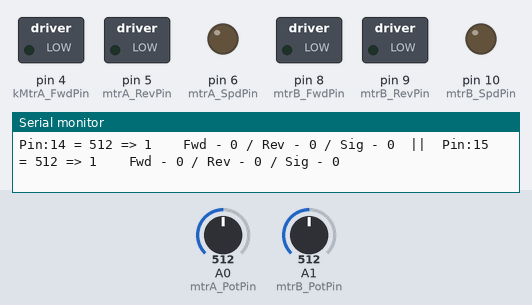
The sketch below on a simulated Arduino Uno, built with avr-gcc and run on an emulated ATmega328P. On the bench: switched loads named in the sketch (green lamp = pin HIGH), output pins drawn as LEDs (lit = HIGH), the last lines printed to the serial monitor. The inputs (shaded band) are chosen by the test bench; at power-on: A0 (mtrA_PotPin) = 512, A1 (mtrB_PotPin) = 512.

Above: at 3.2 s.
3.3 s: A0 (mtrA_PotPin) set to 550
5.2 s: A0 (mtrA_PotPin) set to 571
At 7.1 s:
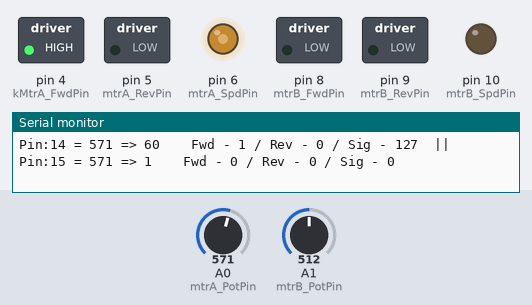
7.6 s: A1 (mtrB_PotPin) set to 553
9.4 s: A1 (mtrB_PotPin) set to 575
At 11.2 s:
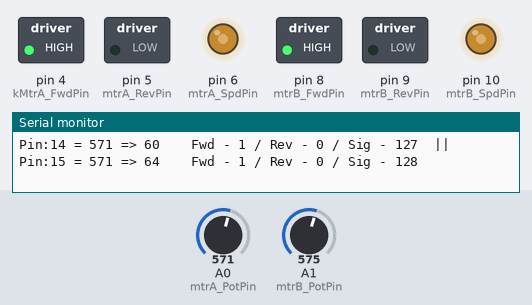
11.8 s: A0 (mtrA_PotPin) set to 511
At 13.3 s:
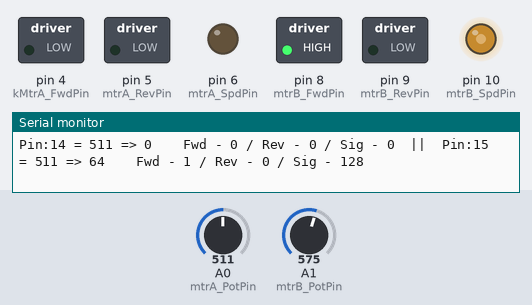
13.9 s: A1 (mtrB_PotPin) set to 716
At 16.0 s:
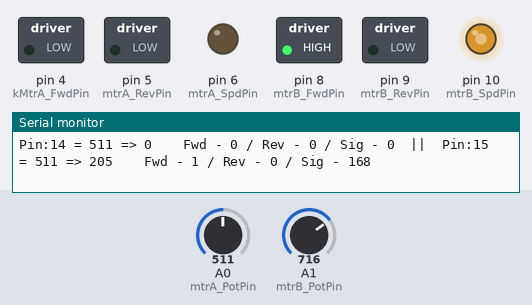
Timing chart, 0 to 17.0 s (numbered marks = the images above; inputs shaded):
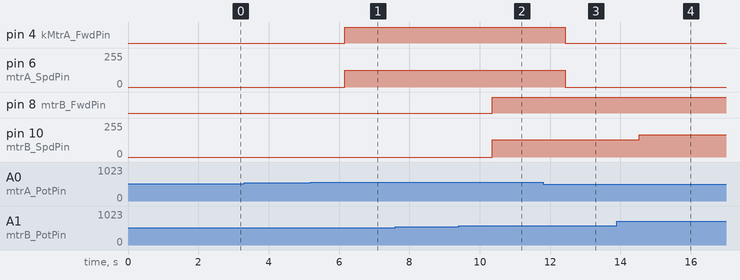

The sketch:

DiffModule02.ino
```cpp
/*
 * Author: Jim Hofmann
 * History
 * 2022/06/03 Rev: 0.1 - Test motors and interaction using pots.
 * 2022/06/03 Rev: 0.2 - Start isolating code modules
 *
 * This is to test the differential swerve module motors and interaction.
 * It is 3d printed and mechanically not tight but good for demo purposes.
 * I am running 2 TT motors (3 - 6 VDC) thru a L298N motor(s) controller.  PS is a buck convertor set at 7.2 vdc.
 * With 7.2 volts applied to the controller the motors need 3.2 VDC to move.  This is 125 pwm signal and max's at 255.
 * To reverse the motor requires reversing the signals at In1 & In2, Fwd & Rev.
 * I am using 2 pots to control the motors.  The pot read 0 - 1023 counts.  I scale this -511 to +512.
 * I then apply 10% deadband +/-50 counts around the zero reading.  I then scale this to a pwm signal from minimum
 * pwm, 25, to move the motor, 3 vdc to 255, 6 vdc.
 */

const uint8_t kMtrA_FwdPin = 4; // Motor A pin assignments
const uint8_t mtrA_RevPin = 5;
const uint8_t mtrA_SpdPin = 6;
const uint8_t mtrA_PotPin = A0;

const uint8_t mtrB_FwdPin = 8; // Motor B pin assignments
const uint8_t mtrB_RevPin = 9;
const uint8_t mtrB_SpdPin = 10;
const uint8_t mtrB_PotPin = A1;

int16_t mtrA_Sig = 0; // Cmd signals
int16_t mtrB_Sig = 0;

bool tmpB = false;

int readPot(int potPin, int inDB = 50, int sigMin = 125);         //Define function to read potentiometer and scale.
void cmdMotor(int mtrX_Sig, int fwdPin, int revPin, int sigPin);  //Define function to issue motor command(s).

void setup()
{
	// put your setup code here, to run once:
	Serial.begin(9600);
	Serial.println("Hello!");
	delay(2000);

	pinMode(kMtrA_FwdPin, OUTPUT); // Define DIO type
	pinMode(mtrA_RevPin, OUTPUT);
	pinMode(mtrA_SpdPin, OUTPUT);

	pinMode(mtrB_FwdPin, OUTPUT);
	pinMode(mtrB_RevPin, OUTPUT);
	pinMode(mtrB_SpdPin, OUTPUT);
}

void loop()
{
	// put your main code here, to run repeatedly:

	//=================== Motor A =========================
	mtrA_Sig = readPot(mtrA_PotPin, 50, 125);   //Read and scale the pot
	cmdMotor(mtrA_Sig, kMtrA_FwdPin, mtrA_RevPin, mtrA_SpdPin); // Controlling spin direction of motors
    Serial.print("  ||  ");

	//=================== Motor B =========================
	mtrB_Sig = readPot(mtrB_PotPin);   //Read and scale the pot
	cmdMotor(mtrB_Sig, mtrB_FwdPin, mtrB_RevPin, mtrB_SpdPin); // Controlling spin direction of motors
    Serial.println();

	delay(1000);
}

/**
 * @brief Read potentiometer, apply +/-DB around center (512)
 * and scale from min to rotate motor to 255.
 *
 * @param potPin - analog pin (A0 - A5) to read
 * @param inDB   - deadband for anaIn signal (0 - 512), return 0.
 * @param sigMin - min motor signal returned if not in DB
 * @return int - signed signal to send motor.
 */
int readPot(int potPin, int inDB = 50, int sigMin = 125) {
	//=================== Motor X =========================
	int mtrX_Sig = analogRead(potPin) - 511; // and rescale -511 to 512
	Serial.print("Pin:"); Serial.print(potPin); Serial.print(" = ");
	Serial.print(analogRead(mtrA_PotPin)); Serial.print(" => "); Serial.print(mtrX_Sig);	//Troubleshooting

	// Rescale from DB => min torque
	if(mtrX_Sig < -inDB) return map(mtrX_Sig, -511, -inDB, -255, -sigMin); //Negative DB
	if(mtrX_Sig > inDB)  return map(mtrX_Sig, inDB, 512, sigMin, 255);		 //Positive DB
	return 0;	//Within DB
}

/**
 * @brief Control a motor.
 *
 * @param mtrX_Sig - signed speed signal
 * @param fwdPin - assigned pin for forward cmd
 * @param revPin - assigned pin for reverse cmd
 * @param sigPin - assigned pin for speed signal cmd
 */
void cmdMotor(int mtrX_Sig, int fwdPin, int revPin, int sigPin){
	//=================== Motor X =========================
  	// Controlling spin direction of motors:
	if (mtrX_Sig != 0)
	{
		bool tmpB = mtrX_Sig > 0;
		digitalWrite(fwdPin, tmpB);
		digitalWrite(revPin, !tmpB);
	}
	else
	{ // Within DB
		digitalWrite(fwdPin, LOW);
		digitalWrite(revPin, LOW);
	}

	// Controlling speed (0 = off and 255 = max speed):
	analogWrite(sigPin, abs(mtrX_Sig)); // ENA pin

	Serial.print("    Fwd - ");
	Serial.print(digitalRead(fwdPin));
	Serial.print(" / Rev - ");
	Serial.print(digitalRead(revPin));
	Serial.print(" / Sig - ");
	Serial.print(mtrX_Sig);
}
```

Measured:
- the behaviour switches between 561 and 562 on A0 (mtrA_PotPin) (found by bisection; images 0 and 1)
- the behaviour switches between 561 and 562 on A1 (mtrB_PotPin) (found by bisection; images 1 and 2)
- after the input at 5.2 s, pin 4 (kMtrA_FwdPin): LOW → HIGH after 0.97 s; pin 6 (mtrA_SpdPin): 0/255 → 127/255 after 0.97 s
- after the input at 9.4 s, pin 8 (mtrB_FwdPin): LOW → HIGH after 0.95 s; pin 10 (mtrB_SpdPin): 0/255 → 128/255 after 0.95 s
- after the input at 11.8 s, pin 4 (kMtrA_FwdPin): HIGH → LOW after 0.64 s; pin 6 (mtrA_SpdPin): 127/255 → 0/255 after 0.64 s
- after the input at 13.9 s, pin 10 (mtrB_SpdPin): 128/255 → 168/255 after 0.63 s
